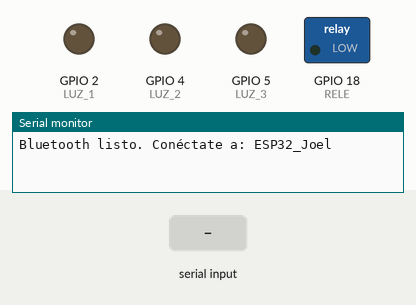
Simulated run of this sketch. Board: ESP32. On the bench: switched loads named in the sketch (green lamp = pin HIGH), output pins drawn as LEDs (lit = HIGH), the last lines printed to the serial monitor. Inputs (shaded band) come from the test bench. Nothing arrives over Bluetooth unless stated.

Above: at 1.2 s.
1.3 s: "A" received over the second serial link
At 2.4 s:
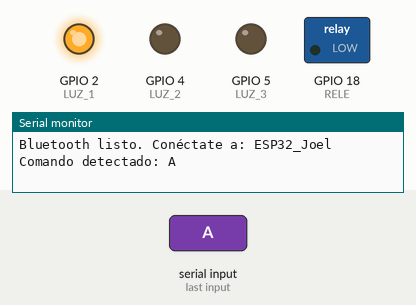
2.8 s: "B" received over the second serial link
At 3.5 s:
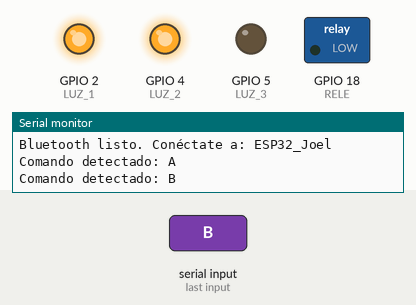
4.3 s: "a" received over the second serial link
At 4.6 s:
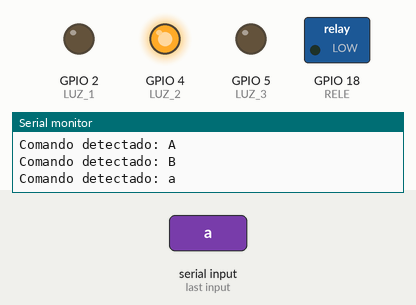
5.8 s: "C" received over the second serial link
At 7.0 s:
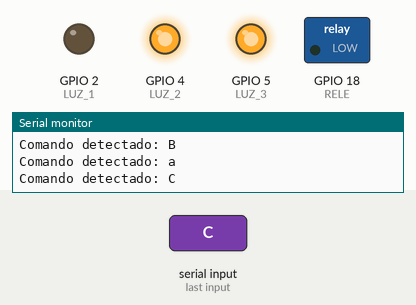
7.3 s: "b" received over the second serial link
At 8.3 s:
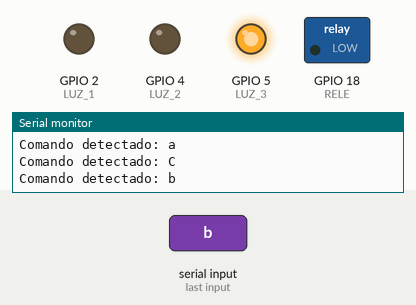
8.8 s: "D" received over the second serial link
At 9.3 s:
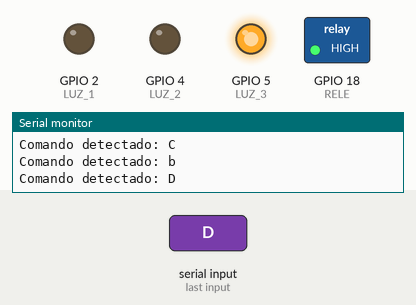
Timing chart, 0 to 11.3 s (numbered marks = the images above; inputs shaded):
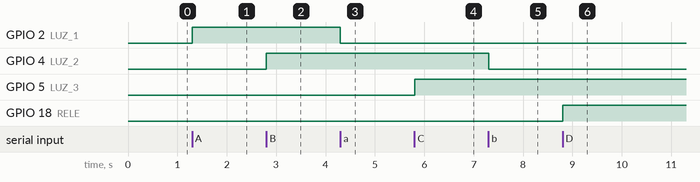

The sketch:

appinventor_led.ino
```cpp
#include "BluetoothSerial.h"

// Configuración de Bluetooth
BluetoothSerial SerialBT;
String nombreDispositivo = "ESP32_Joel";

// Definición de Pines (GPIO)
const int LUZ_1 = 2;  // Habitación 1
const int LUZ_2 = 4;  // Habitación 2
const int LUZ_3 = 5;  // Habitación 3
const int RELE = 18;  // 🔹 NUEVO: Relé

void setup() {
  Serial.begin(115200);

  if (!SerialBT.begin(nombreDispositivo)) {
    Serial.println("¡Error al iniciar Bluetooth!");
  } else {
    Serial.println("Bluetooth listo. Conéctate a: " + nombreDispositivo);
  }

  // Configuración de pines
  pinMode(LUZ_1, OUTPUT);
  pinMode(LUZ_2, OUTPUT);
  pinMode(LUZ_3, OUTPUT);
  pinMode(RELE, OUTPUT);  // 🔹 NUEVO

  // Todo apagado
  digitalWrite(LUZ_1, LOW);
  digitalWrite(LUZ_2, LOW);
  digitalWrite(LUZ_3, LOW);
  digitalWrite(RELE, LOW);  // 🔹 NUEVO
}

void loop() {
  if (SerialBT.available()) {
    char letraRecibida = SerialBT.read();
    Serial.print("Comando detectado: ");
    Serial.println(letraRecibida);

    switch (letraRecibida) {
      // LEDs
      case 'A': digitalWrite(LUZ_1, HIGH); break;
      case 'a': digitalWrite(LUZ_1, LOW); break;

      case 'B': digitalWrite(LUZ_2, HIGH); break;
      case 'b': digitalWrite(LUZ_2, LOW); break;

      case 'C': digitalWrite(LUZ_3, HIGH); break;
      case 'c': digitalWrite(LUZ_3, LOW); break;

      // 🔹 RELÉ
      case 'D': digitalWrite(RELE, HIGH); break;  // Encender
      case 'd': digitalWrite(RELE, LOW); break;   // Apagar

      default:
        break;
    }
  }
  delay(10);
}
```

Measured:
- after the input at 1.3 s, GPIO 2 (LUZ_1): LOW → HIGH at once
- after the input at 2.8 s, GPIO 4 (LUZ_2): LOW → HIGH at once
- after the input at 4.3 s, GPIO 2 (LUZ_1): HIGH → LOW at once
- after the input at 5.8 s, GPIO 5 (LUZ_3): LOW → HIGH at once
- after the input at 7.3 s, GPIO 4 (LUZ_2): HIGH → LOW at once
- after the input at 8.8 s, GPIO 18 (RELE): LOW → HIGH at once
